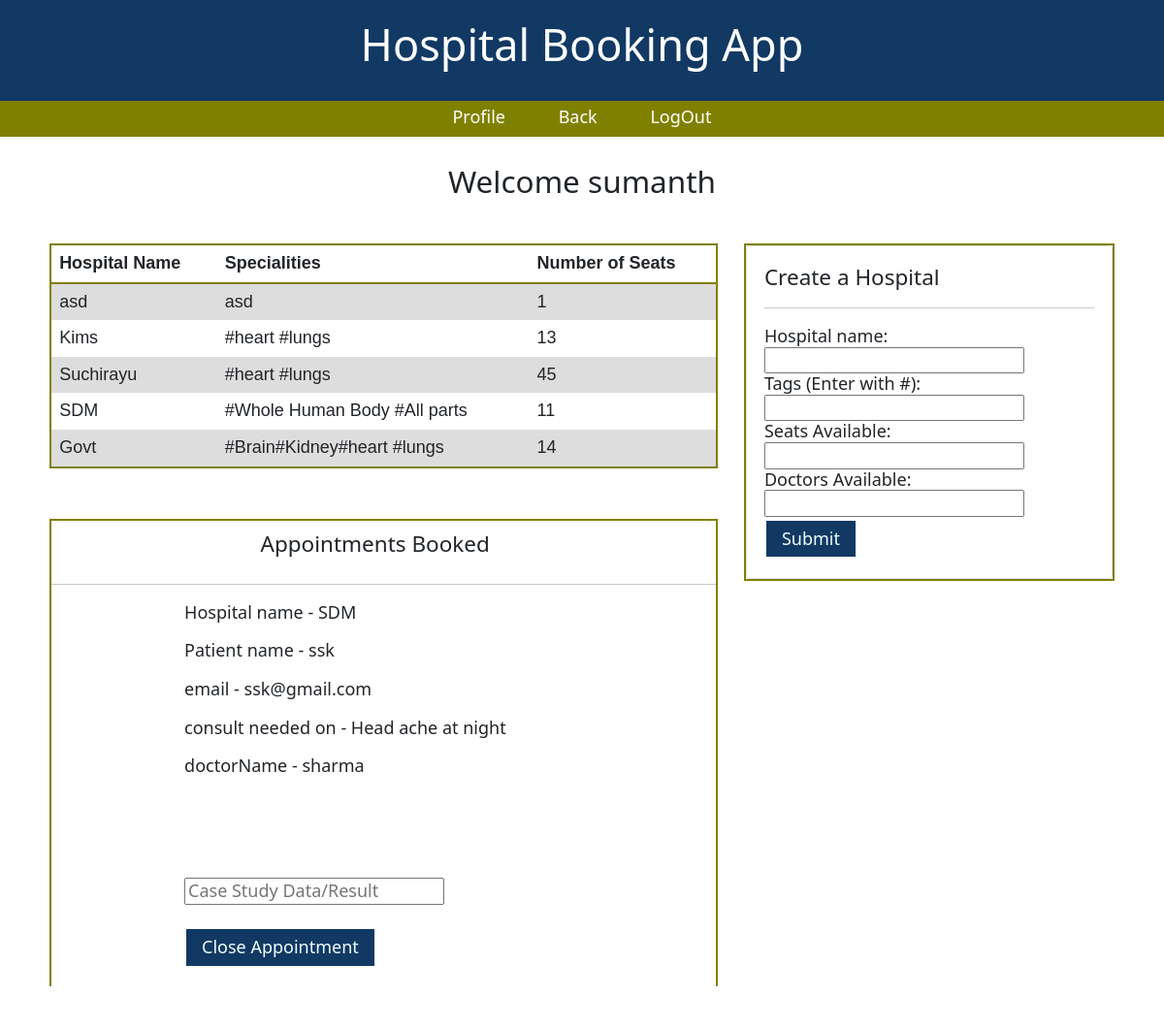
The app's page / (signed in) with its own data.
### main/models.py (models this page shows, shortened)
class Hospitals(models.Model):
    hospitalName = models.CharField(max_length=200)
    specialities = models.CharField(max_length=200)
    noOfSeats = models.IntegerField()
    doctorName = models.CharField(max_length=1000)

class Book(models.Model):
    hospitalName = models.CharField(default="No Name",max_length=200)
    username = models.CharField(max_length=200)
    email = models.CharField(max_length=200)
    consulttext = models.CharField(max_length=200)
    doctorName = models.CharField(max_length=1000)

### main/views.py (the view, shortened to what this page needs)
# urls.py: path("",views.dashboard,name="dashboard"),
def dashboard(response):
    user=response.user
    report=Patients.objects.filter(name=user.username)
    if(user.is_authenticated):
        allhospitals=Hospitals.objects.all()
        bookings=Book.objects.all()
        config = {
            "apiKey": "AIzaSyB2AfIXtvkzRWk7kdcR4dM0Kn6EA6p6Nn8",
            "authDomain": "health-monitoring-426c4.firebaseapp.com",
            "databaseURL": "https://health-monitoring-426c4-default-rtdb.firebaseio.com",
            "projectId": "health-monitoring-426c4",
            "storageBucket": "health-monitoring-426c4.appspot.com",
            "messagingSenderId": "166620034684",
            "appId": "1:166620034684:web:da7dfb4534b821ecd93bf9",
        }
        firebase=pyrebase.initialize_app(config)
        database=firebase.database()
        bpm=database.child('BPM').get().val()
        spo=database.child('SPO2').get().val()
        temp=database.child('TEMP').get().val()
        form = HispitalForm()
        return render(response,"main/dashboard.html",{"report":report,"user":user,'form': form,'hs':allhospitals,"bookings":bookings,"bpm":bpm,"spo":spo,"temp":temp})
    else:
        return redirect('/login')

### main/forms.py
class HispitalForm(forms.Form):
    hospital_name = forms.CharField(label='Hospital name', max_length=100)
    tags = forms.CharField(label='Tags (Enter with #)', max_length=100)
    numSeats = forms.IntegerField(label='Seats Available')
    doctorName = forms.CharField(label='Doctors Available', max_length=1000)

### main/templates/main/dashboard.html (shortened to what this page needs)
<!DOCTYPE html>
<html lang="en">
  <head>
  </head>
  <body>
    {% extends 'main/base.html' %}  {% block nav %}
    <div class="naviglogin">
      <a href="/profile">Profile</a>
      <a href="/dashboard">Back</a>
      <a href="/logout">LogOut</a>
    </div>
    {% endblock %} {% block content %}<br />
    <h3 style="text-align: center">Welcome {{user.username}}</h3>
    <br />
    {% if user.is_superuser %}
    <div name="content">
      <div class="row justify-content-center">
        <div class="col-7">
          <div class="mt-2" style="border: olive 2px solid">
            <table>
              <tr>
                <th>Hospital Name</th>
                <th>Specialities</th>
                <th>Number of Seats</th>
              </tr>
              {% for h in hs%}
              <tr>
                <td>{{h.hospitalName}}</td>
                <td>{{h.specialities}}</td>
                <td>{{h.noOfSeats}}</td>
              </tr>
              {%endfor%}
            </table>
          </div>
          <br />
          <br />
          <div
            class="mt-2"
            style="border: olive 2px solid; text-align: justify"
          >
            <h5 class="card-title" style="padding: 10px; margin-left: 30%">
              Appointments Booked
            </h5>
            <hr />
            {% for h in bookings%}
            <div style="margin-left: 20%">
              <p>Hospital name - {{h.hospitalName}}</p>
              <p>Patient name - {{h.username}}</p>
              <p>email - {{h.email}}</p>
              <p>consult needed on - {{h.consulttext}}</p>
              <p>doctorName - {{h.doctorName}}</p>
              <form action="patient/casestudy" method="post">
                /><br /><br />
                /><br /><br />
                <input
                  type="text"
                  name="casedata"
                  placeholder="Case Study Data/Result"
                /><br /><br />
                <input type="submit" value="Close Appointment" />
              </form>
            </div>
            <br />
            <hr />
            {%endfor%}
          </div>
        </div>
        <div class="col-4">
          <div class="mt-2" style="border: olive 2px solid">
            <div class="card" style="width: 100%; margin: 0 auto">
              <div class="card-body">
                <h5 class="card-title">Create a Hospital</h5>
                <hr />
                <form action="" method="post">
                  {% csrf_token %} {{ form }}<br />
                  <input type="submit" value="Submit" />
                </form>
              </div>
            </div>
          </div>
        </div>
      </div>
    </div>
    {% endif %}
    {% endblock %}

### main/templates/main/base.html (shortened to what this page needs)
<!doctype html>
<html lang="en">
    <head>
        <link href="https://cdn.jsdelivr.net/npm/bootstrap@5.0.0/dist/css/bootstrap.min.css" rel="stylesheet">
    </head>
    <body>
        <div id='content' name='content' class="main">
            <div class="row justify-content-center">
                <div class="col-8">
                    <h1 class="mt-2">Hospital Booking App</h1>
                    <br class="mt-0 mb-4" >
                </div>
            </div>
        </div>
        {% block nav %}{% endblock %}
                        {% block content %}{% endblock %}
    </body>
</html>

### main/templates/main/dashboard.html (style rules this page uses)
table { font-family: arial, sans-serif; border-collapse: collapse; width: 100%; font-size: large; }
td, th { border: 1px solid #dddddd; text-align: left; padding: 8px; }
tr:nth-child(even) { background-color: #dddddd; }
tr:nth-child(1) { border-bottom: 2px solid olive; }

### main/templates/main/base.html (style rules this page uses)
* { line-height: 1.2; font-size: large; }
input[type=submit] { background-color: #113963; color:azure; border: none; padding: 8px 16px; text-decoration: none; margin: 4px 2px; cursor: pointer; }
.main { background-color: #113963; padding: 0px 10px; padding-top: 10px; color: white; text-align: center; }
a { color: white; padding: 10px 25px; }
a:link { text-decoration: none!important; }
.naviglogin { padding: 6px 8px 10px ; text-decoration: none; background-color: olive; text-align: center; color: oldlace; }

### records on screen
Hospitals: hospitalName "asd", specialities "asd", noOfSeats "1"
Hospitals: hospitalName "Kims", specialities "#heart #lungs", noOfSeats "13"
Hospitals: hospitalName "Suchirayu", specialities "#heart #lungs", noOfSeats "45"
Hospitals: hospitalName "SDM", specialities "#Whole Human Body #All parts", noOfSeats "11"
Hospitals: hospitalName "Govt", specialities "#Brain#Kidney#heart #lungs", noOfSeats "14"
Book: hospitalName "SDM", username "ssk", email "ssk@gmail.com", consulttext "Head ache at night", doctorName "sharma"

### other values on screen
{{ user.username }} "sumanth"
